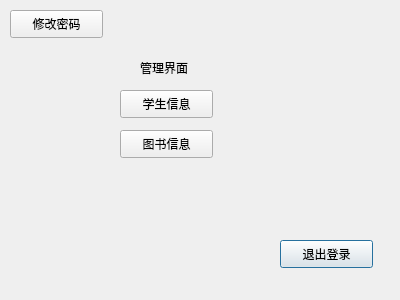
<?xml version="1.0" encoding="UTF-8"?>
<ui version="4.0">
 <class>managerDlg</class>
 <widget class="QDialog" name="managerDlg">
  <property name="geometry">
   <rect>
    <x>0</x>
    <y>0</y>
    <width>400</width>
    <height>300</height>
   </rect>
  </property>
  <property name="windowTitle">
   <string>Dialog</string>
  </property>
  <widget class="QLabel" name="label">
   <property name="geometry">
    <rect>
     <x>140</x>
     <y>60</y>
     <width>72</width>
     <height>15</height>
    </rect>
   </property>
   <property name="text">
    <string>管理界面</string>
   </property>
  </widget>
  <widget class="QPushButton" name="returnBtn">
   <property name="geometry">
    <rect>
     <x>280</x>
     <y>240</y>
     <width>93</width>
     <height>28</height>
    </rect>
   </property>
   <property name="text">
    <string>退出登录</string>
   </property>
  </widget>
  <widget class="QPushButton" name="changepwdBtn">
   <property name="geometry">
    <rect>
     <x>10</x>
     <y>10</y>
     <width>93</width>
     <height>28</height>
    </rect>
   </property>
   <property name="text">
    <string>修改密码</string>
   </property>
  </widget>
  <widget class="QPushButton" name="studentlistBtn">
   <property name="geometry">
    <rect>
     <x>120</x>
     <y>90</y>
     <width>93</width>
     <height>28</height>
    </rect>
   </property>
   <property name="text">
    <string>学生信息</string>
   </property>
  </widget>
  <widget class="QPushButton" name="booklistBtn">
   <property name="geometry">
    <rect>
     <x>120</x>
     <y>130</y>
     <width>93</width>
     <height>28</height>
    </rect>
   </property>
   <property name="text">
    <string>图书信息</string>
   </property>
  </widget>
 </widget>
 <resources/>
 <connections/>
</ui>
